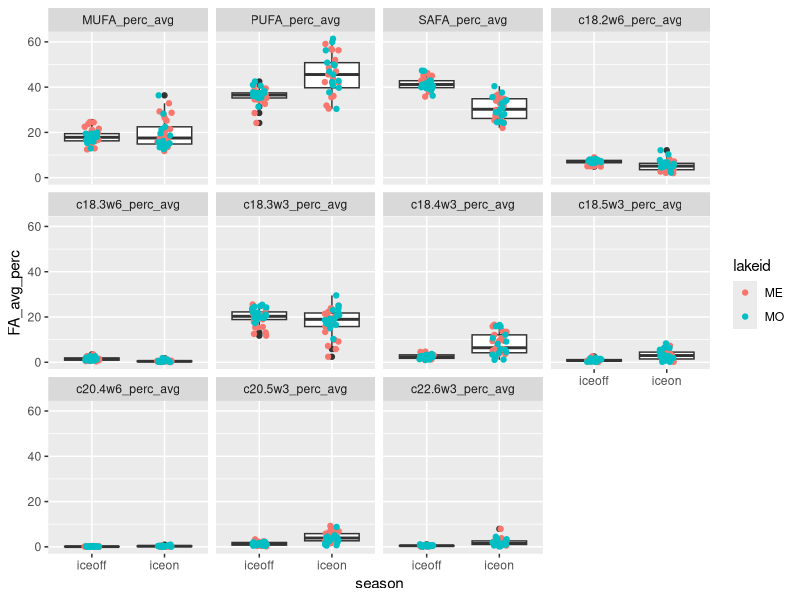
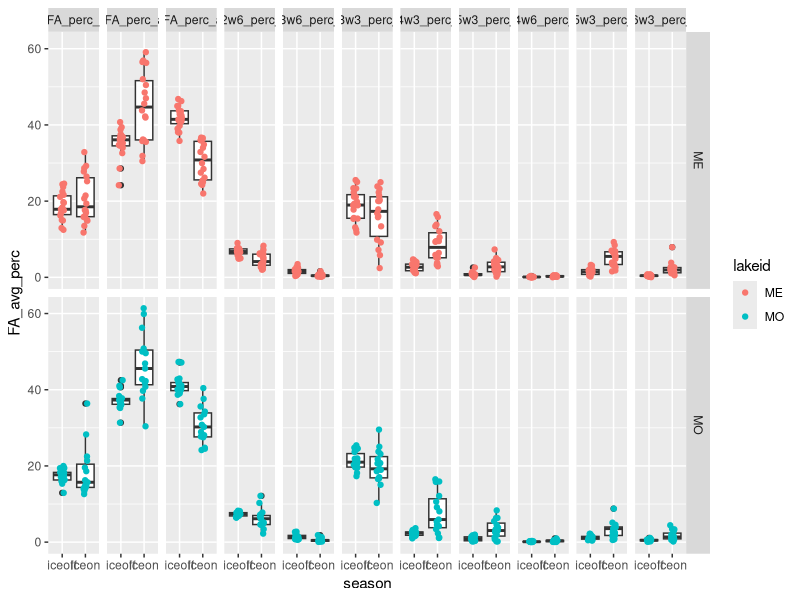
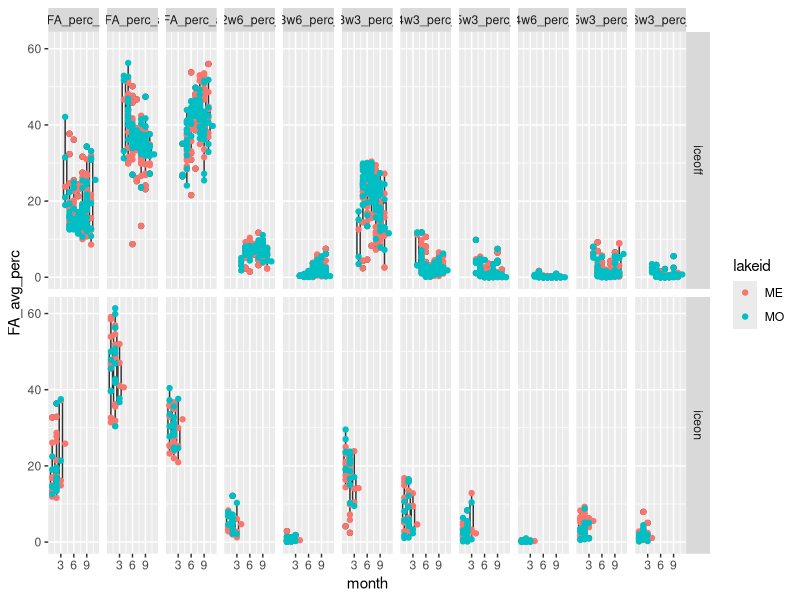
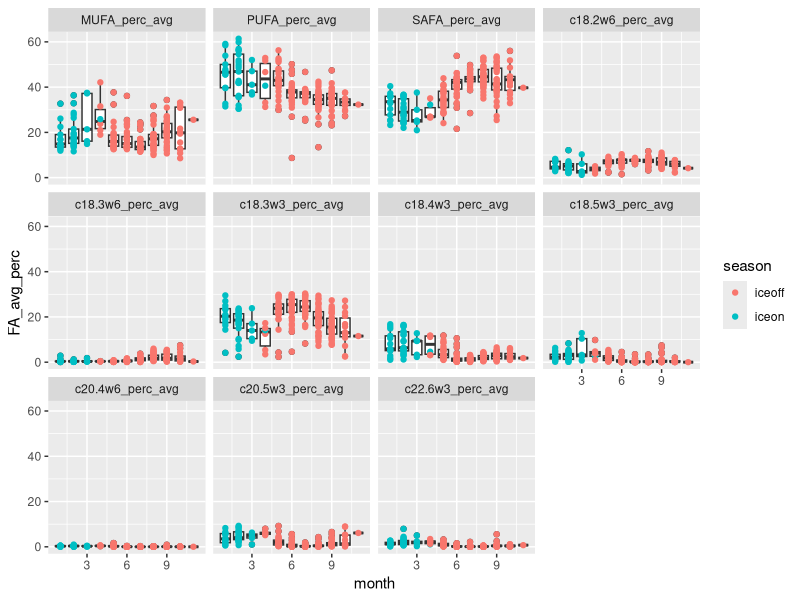
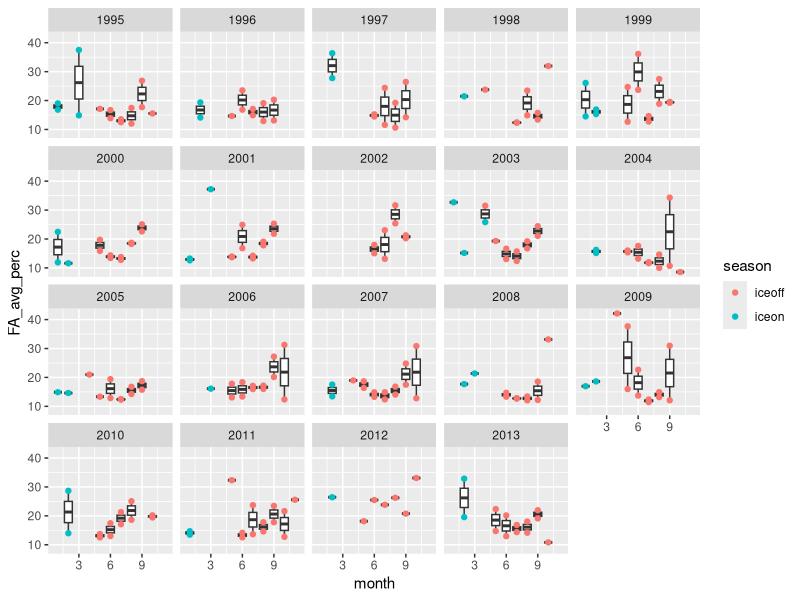
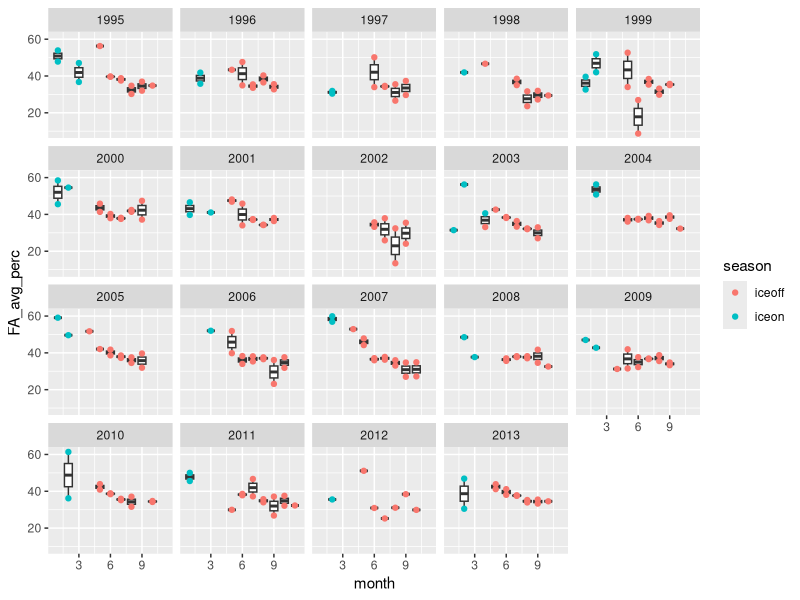
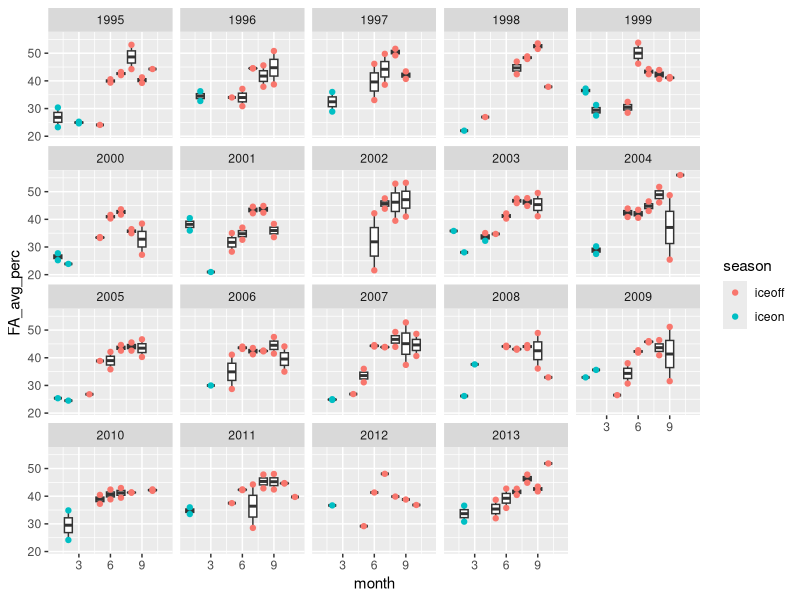
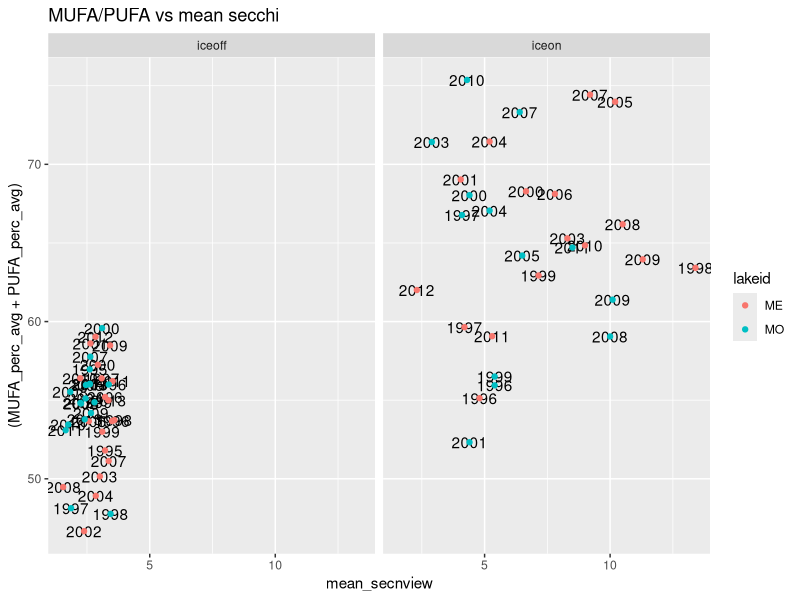

The R script that drew these images, in order:
# ============================================================== #
## ========================= OVERVIEW ========================= ##
# ============================================================== #

# Looking at iceon/iceoff community FA profiles
# Only using Lakes Mendota and Monona from LTER,
# as they have equivalent iceon/iceoff paired data
# Using AG PLoS paper FA dataset, with some aggregation/crosswalking
# to match LTER data.

# ============================================================== #
## =================== DATA WRANGLING STEPS =================== ##
# ============================================================== #

# 1) LTER data - read in, format dates, keep only ME/MO
# 2) read in iceon/iceoff data (ecology letters paper)
# 3) tag LTER data with season, keep only iceon/iceoff
# 4) aggregate LTER samples to month (mean taxa biomass by lake/year/month)
# 5) identify genera <5% of any sample - remove these genera
# 6) calculate dry weight (20% of wet weight)
# 7) read in FA PLoS data - keep freshwater, proportion data
# --> 7.5) fix FA/LTER group/division matches (see crosswalk.xlsx)
# 8) aggregate FA to genus and division level profiles
# 9) aggregate biomass to genus level
# 10) tag LTER data with whether has matching division/Group or genus in FA data
# 11) merge LTER with FA data (genus, division, NA matches)
# 12) weight FA data by biomass dry weight / total biomass 
#     (genus-level FA, independent of biomass)
# 13) aggregated weighted to community level 



# ============================================================== #
## ====================== SCRIPT BEGINS ======================= ##
# ============================================================== #

#load packages
library(dplyr)
library(reshape2)
library(tidyr)
library(lubridate)
library(vegan)
library(RColorBrewer)
library(ggplot2)

# ============================================================================
# ----> read in LTER phyto data

#read in, format dates so can stack ok 

madison <- read.csv("../Data/ntl88_v7.csv", stringsAsFactors = FALSE) %>% 
  mutate(date = as.Date(sampledate, format = "%m/%d/%Y")) %>% 
  select(-sampledate)

#only madison lakes have matching iceon/iceoff data
lter_lakes <- madison %>% 
  filter(lakeid %in% c("MO", "ME"))

#keep only necessary files
lter_lakes <- lter_lakes %>% 
  mutate(month = month(date),
         year = year(date)) %>% 
  select(lakeid, year, month, date, sta, depth_range, 
         division, genus, taxa_name, biomass_conc)

#=============================================================================
# ----> read in under ice data, for ice on/off timing
seasons_orig <- read.csv("../Data/under_ice_data.csv", stringsAsFactors = FALSE)

#keep only wisconsin, cols of interest, make start and end full dates
seasons_wisc <- seasons_orig %>% 
  filter(lakeregloc == "Wisconsin") %>% 
  select(year, season, lakename, lakeregloc, 
         startday, startmonth, startyear, 
         endday, endmonth, endyear) %>% #, 
  #iceduration, periodn, photicdepth, 
  #icedepth, snowdepth, airtemp) %>% 
  mutate(startmonum = match(startmonth, month.abb),
         endmonum = match(endmonth, month.abb)) %>% 
  mutate(startdate = paste(startyear, startmonum, startday, sep = "-"),
         enddate = paste(endyear, endmonum, endday, sep = "-"))

#unique(seasons_wisc$lakename)
#unique(lter_lakes$lakeid) %>% sort()

#make lakeid to match
seasons_lakes <- seasons_wisc %>% 
  mutate(lakeid = ifelse(lakename == "Lake Mendota", "ME", NA),
         lakeid = ifelse(lakename == "Lake Monona", "MO", lakeid)) %>% 
  select(season, lakeid, year, startdate, enddate) %>% 
  filter(lakeid %in% c("ME", "MO"))

# Note: we are losing the 2014/2015/2016 data by using this to subset
# we may want to go back to raw LTER ice data to get 2014/2015/2016 iceon/iceoff dates

#=============================================================================
# ----> LTER ice duration data (for seasons)

#this gets the ice, but we don't have the summer stratified period
#(which is problematic...)

#read in LTER ice duration data
duration <- read.csv("../Data/ntl33_v4.csv", stringsAsFactors = FALSE)

#look like what we need
head(duration)

#keep only relevant info
duration_relevant <- duration %>%
  #only interested in Mendota, Monona
  filter(lakeid %in% c("ME", "MO")) %>% 
  #can narrow down year range
  filter(year4 >= 1990)

#not sure what to do about this

#=============================================================================
# ----> tag data with season

lter_dates_only <- lter_lakes %>% 
  select(lakeid, year, date) %>% 
  unique() %>% 
  rename(sample_year = year) %>% 
  arrange(lakeid, sample_year)

#make seasons wide format to can have column "start", "sample", and "end" dates
seasons_lakes_wide <- seasons_lakes %>% 
  melt(id.vars = c("lakeid", "year", "season"), variable.name = "category", value.name = "date") %>% 
  mutate(seasons_category = paste(season, category, sep = "_")) %>% 
  select(-season, -category) %>% 
  dcast(lakeid + year ~ seasons_category, value.var = "date") %>% 
  rename(winter_yr = year) %>% 
  select(lakeid, winter_yr, iceon_startdate, iceon_enddate, iceoff_startdate, iceoff_enddate)

#we're only interested in iceon/iceoff
#(looking at ice vs stratified patterns in FA)

lter_seasons_pre <- merge(lter_dates_only, seasons_lakes_wide,
                      by = c("lakeid"), all.x = TRUE) %>% 
  #tag seasons with iceon/iceoff (NA if not fall within start/end dates)
  mutate(season = ifelse(date >= iceon_startdate & date <= iceon_enddate, "iceon", NA),
         season = ifelse(date >= iceoff_startdate & date <= iceoff_enddate, "iceoff", season)) %>% 
  #keep only samples that fall within iceon or iceoff
  filter(!is.na(season))

#merge back to full lter data
lter_seasons <- lter_seasons_pre %>% 
  #group things by *winter* year
  select(lakeid, date, winter_yr, season) %>% 
  merge(lter_lakes, by = c("lakeid", "date")) %>% 
  select(-year)

#=============================================================================
# ----> aggregate samples to month

#aggregate to month within *winter* year and lake (ignore station and depth for now)
#since ignoring "other" seasons, shouldn't have issue of sample dates across seasons

#using mean since some dates have multiple samples per month, while others have one or none
#using averages to account for multiple within-month samples, make comparable

lter_month <- lter_seasons %>% 
  #monthly taxa mean biomass (across stations and depth)
  group_by(lakeid, winter_yr, season, month, division, genus, taxa_name) %>% 
  summarize(biomass_ww_m = mean(biomass_conc, na.rm = TRUE)) %>% 
  as.data.frame()

#check out number of years
# lter_month %>% 
#   select(lakeid, winter_yr, season) %>% 
#   group_by(lakeid, season) %>% 
#   summarize(n = n_distinct(winter_yr))


#========================================================================
# ----> identify <5% of samples

#identify contributors (genus-level) <5% of any sample any date (within lake)
#use wet weight (shouldn't matter)

#find contributions to biomass, in terms of %
lter_contribs <- lter_month %>% 
  #for each lake/year/month, find total biomass
  group_by(lakeid, winter_yr, month) %>% 
  mutate(total_bm = sum(biomass_ww_m)) %>% 
  ungroup() %>% 
  #for lake/date, find genus biomass
  group_by(lakeid, winter_yr, month, genus) %>% 
  mutate(genus_bm = sum(biomass_ww_m)) %>% 
  as.data.frame() %>% 
  select(-taxa_name, -biomass_ww_m) %>% 
  #find percent genus biomass of total biomass
  mutate(perc_genus_bm = genus_bm / total_bm * 100) %>% 
  ungroup()  

#find genera that are ever over 5% of a sample BY LAKE
lter_high_contrib <- lter_contribs %>% 
  filter(perc_genus_bm >= 0.05)

lter_high_contrib_genera <- lter_high_contrib %>% 
  select(lakeid, genus) %>% 
  unique() %>% 
  arrange(lakeid, genus) %>% 
  mutate(high_p = "present")

#find genera that are NOT ever over 5% of a sample
lter_low_contrib <- lter_contribs %>% 
  filter(perc_genus_bm < 0.05) 

lter_low_contrib_genera <- lter_low_contrib %>% 
  select(lakeid, genus) %>% 
  unique() %>% 
  arrange(lakeid, genus) %>% 
  mutate(low_p = "present")

#merge, keep ones that are present in low and not in high
#(i.e., those that are never >=5% of a sample)
lter_remove_5 <- merge(lter_high_contrib_genera, lter_low_contrib_genera,
                       by = c("lakeid", "genus"), all = TRUE) %>% 
  #these are ones that are never >=5% of a lake sample
  filter(low_p == "present" & is.na(high_p))


#========================================================================
# ----> LTER after removals of low contributors

#by lake/date - total genus biomass AFTER remove low contribs
lter_after_remove <- lter_month %>% 
  #remove low contributors by lake and genus
  filter( !((lakeid %in% lter_remove_5$lakeid) & (genus %in% lter_remove_5$genus)) ) 

#add a dry weight biomass column
lter_use <- lter_after_remove %>% 
  mutate(biomass_dw = 0.20 * biomass_ww_m)


#========================================================================
# ----> read in fatty acid profiles

# read in PLoS fatty acid dataset
fa <- read.csv("../Data/PLoS_supp/S1_Dataset.csv", stringsAsFactors = FALSE)

#only want freshwater
#fa %>% group_by(Salinity) %>% summarize(n = length(Salinity))
fa_fresh <- filter(fa, Salinity == 0)

#want only proportion data
fa_fresh_prop <- filter(fa_fresh, Data == "prop")

#for now, we don't care about the experimental info
fa_fresh_prop_small <- fa_fresh_prop %>% 
  select(Group, Class, Order, Genus, species,
         sumSAFA, sumMUFA, sumPUFA,
         c18.2w6, c18.3w6, c18.3w3,
         c18.4w3, c18.5w3, 
         c20.4w6, c20.5w3, c22.6w3)

#========================================================================
# ----> fix FA/LTER group/division matches

#existing matches: Chlorophyta, Cryptophyta, Rhodophyta

#make match at group/division level: 
#   Cyanobacteria (FA) = Cyanophyta (LTER)
#   Dinophyta (FA) = Pyrrhophyta (LTER)
#   Euglenozoa (FA) = Euglenophyta (LTER)

#match division to non-group
#   Chrysophyta (LTER) = class Chrysophyceae (FA)
#   Xanthophyta (LTER) = class Xanthophyceae (FA)
#   Haptophyta (LTER) = genus Chromulina (FA)
#   Bacillariophyta (LTER) = average of classes 
#                 Bacillariophyceae, Fragilariophyceae, Coscinodiscophyceae (FA)
#       [Bacillariophyta is multiple classes - for these 3 classes, find average FA profile]

fa_fix <- fa_fresh_prop_small %>% 
  #first, match at group level
  mutate(GroupDiv = ifelse(Group == "Cyanobacteria", "Cyanophyta", Group),
         GroupDiv = ifelse(Group == "Dinophyta", "Pyrrhophyta", GroupDiv),
         GroupDiv = ifelse(Group == "Euglenozoa", "Euglenophyta", GroupDiv),
         #match at single class level
         GroupDiv = ifelse(Class == "Chrysophyceae", "Chrysophyta", GroupDiv),
         GroupDiv = ifelse(Class == "Xanthophyceae", "Xanthophyta", GroupDiv),
         #match at genus level
         GroupDiv = ifelse(Genus == "Chromulina", "Haptophyta", GroupDiv),
         #Bacillariophyta is multiple classes
         GroupDiv = ifelse(Class %in% c("Bacillariophyceae", "Fragilariophyceae", "Coscinodiscophyceae"),
                           "Bacillariophyta", GroupDiv))

# fa_fix %>% select(Group, GroupDiv) %>% unique()
# fa_fix %>% filter(GroupDiv %in% c("Bacillariophyta", "Xanthophyta")) %>% select(Group, Class, GroupDiv) %>% unique()
# fa_fix %>% filter(GroupDiv == "Haptophyta") %>% select(Group, Class, Genus, GroupDiv) %>% unique()
# #yes, works as it should


#========================================================================
# ----> tag LTER data with whether matching genus/division in FA data

lter_fa_tag <- lter_use %>%
  #tag at which level it matches
  #not that groupdiv level is a combination of groups/classes/genus
  mutate(cat = ifelse(division %in% fa_fix$GroupDiv, "groupdiv", NA)) %>%
  mutate(cat = ifelse(genus %in% fa_fix$Genus, "genus", cat))

tags <- lter_fa_tag %>% select(division, genus, cat) %>% unique()

# unique(fa_fix$GroupDiv) %>% sort()
# unique(lter_use$division) %>% sort()


#========================================================================
# ----> find FA genus and division-level profiles

#within genus, what's the average FA profile
fa_genus <- fa_fix %>% 
  group_by(GroupDiv, Genus) %>% 
  summarize(gen_avg_sumSAFA = mean(sumSAFA),
            gen_avg_sumMUFA = mean(sumMUFA),
            gen_avg_sumPUFA = mean(sumPUFA),
            gen_avg_c18.2w6 = mean(c18.2w6),
            gen_avg_c18.3w6 = mean(c18.3w6),
            gen_avg_c18.3w3 = mean(c18.3w3),
            gen_avg_c18.4w3 = mean(c18.4w3),
            gen_avg_c18.5w3 = mean(c18.5w3),
            gen_avg_c20.4w6 = mean(c20.4w6),
            gen_avg_c20.5w3 = mean(c20.5w3),
            gen_avg_c22.6w3 = mean(c22.6w3)) %>% 
  as.data.frame()

#within group/div (FA/LTER fixed croswalk), what's the average FA profile
fa_groupdiv <- fa_fix %>% 
  group_by(GroupDiv) %>% 
  summarize(grpdiv_avg_sumSAFA = mean(sumSAFA),
            grpdiv_avg_sumMUFA = mean(sumMUFA),
            grpdiv_avg_sumPUFA = mean(sumPUFA),
            grpdiv_avg_c18.2w6 = mean(c18.2w6),
            grpdiv_avg_c18.3w6 = mean(c18.3w6),
            grpdiv_avg_c18.3w3 = mean(c18.3w3),
            grpdiv_avg_c18.4w3 = mean(c18.4w3),
            grpdiv_avg_c18.5w3 = mean(c18.5w3),
            grpdiv_avg_c20.4w6 = mean(c20.4w6),
            grpdiv_avg_c20.5w3 = mean(c20.5w3),
            grpdiv_avg_c22.6w3 = mean(c22.6w3)) %>% 
  as.data.frame()


#========================================================================
# ----> aggregate biomass to GENUS
# when missing genus, stick with GENUS biomass but sub in DIVISION fatty acid profile

#aggregate biomass to genus
lter_level_bm <- lter_use %>% 
  group_by(lakeid, winter_yr, season, month, division, genus) %>% 
  summarize(bm_ww_g = sum(biomass_ww_m, na.rm = TRUE),
         bm_drw_g = sum(biomass_dw, na.rm = TRUE)) %>% 
  as.data.frame() 

#merge with tag info
lter_level_bm_tag <- merge(lter_level_bm, tags, by = c("division", "genus"), all = TRUE)

# lter_level_bm_tag %>%
#   select(division, genus, cat) %>%
#   unique() %>%
#   group_by(cat) %>%
#   summarize(n = length(cat)) %>%
#   as.data.frame()

#        cat  n
# 1    genus 35
# 2 groupdiv 95
# 3     <NA>  1

#========================================================================
# ----> merge with FA profiles

# --> genus level FA - matches genus-level biomass
# merges GENUS level biomass with GENUS level FA profiles
tags_fa_genus <- lter_level_bm_tag %>% 
  #only looking at genus-level matches
  filter(cat == "genus") %>% 
  #rename for downstream stacking
  rename(biomass_wet_weight = bm_ww_g,
         biomass_dry_weight = bm_drw_g) %>% 
  #merge with FA genus level data
  merge(fa_genus,  
        by.x = "genus", by.y = "Genus",
        all.x = TRUE) %>% 
  #organize columns
  select(GroupDiv, genus, cat, lakeid, winter_yr, month, season,
         biomass_wet_weight, biomass_dry_weight,
         gen_avg_sumSAFA,
         gen_avg_sumMUFA,
         gen_avg_sumPUFA,
         gen_avg_c18.2w6,
         gen_avg_c18.3w6,
         gen_avg_c18.3w3,
         gen_avg_c18.4w3,
         gen_avg_c18.5w3,
         gen_avg_c20.4w6,
         gen_avg_c20.5w3,
         gen_avg_c22.6w3)

#remove labels in headers
names(tags_fa_genus) <- gsub("gen_avg_", "", names(tags_fa_genus))

# --> division level FA - matches division level biomass
# merges GENUS level biomass with DIVISION level FA profiles
# (missing genera in FA get division level FA)
tags_fa_groupdiv <- lter_level_bm_tag %>% 
  #keep only those matching at groupdiv level
  filter(cat == "groupdiv") %>% 
  #rename for downstream stacking
  rename(biomass_wet_weight = bm_ww_g,
         biomass_dry_weight = bm_drw_g) %>% 
  #merge with FA division/group level data
  #merge with FA genus level data
  merge(fa_groupdiv,  
        by.x = "division", by.y = "GroupDiv",
        all.x = TRUE) %>% 
  rename(GroupDiv = division) %>% 
  #organize columns
  select(GroupDiv, genus, cat, lakeid, winter_yr, month, season,
         biomass_wet_weight, biomass_dry_weight,
         grpdiv_avg_sumSAFA,
         grpdiv_avg_sumMUFA,
         grpdiv_avg_sumPUFA,
         grpdiv_avg_c18.2w6,
         grpdiv_avg_c18.3w6,
         grpdiv_avg_c18.3w3,
         grpdiv_avg_c18.4w3,
         grpdiv_avg_c18.5w3,
         grpdiv_avg_c20.4w6,
         grpdiv_avg_c20.5w3,
         grpdiv_avg_c22.6w3)

#remove labels in headers
names(tags_fa_groupdiv) <- gsub("grpdiv_avg_", "", names(tags_fa_groupdiv))

# --> does NOT have associated FA
#leaving biomass at genus level
tags_fa_NA <- lter_level_bm_tag %>% 
  filter(is.na(cat)) %>% 
  rename(biomass_wet_weight = bm_ww_g,
         biomass_dry_weight = bm_drw_g) %>% 
  rename(GroupDiv = division) %>% 
  select(GroupDiv, genus, cat, lakeid, winter_yr, month, season,
         biomass_wet_weight, biomass_dry_weight) %>% 
  #add NA columns
  mutate(          sumSAFA = NA,
                   sumMUFA = NA,
                   sumPUFA = NA,
                   c18.2w6 = NA,
                   c18.3w6 = NA,
                   c18.3w3 = NA,
                   c18.4w3 = NA,
                   c18.5w3 = NA,
                   c20.4w6 = NA,
                   c20.5w3 = NA,
                   c22.6w3 = NA)

# --> merge together
full_dat <- rbind(tags_fa_genus, tags_fa_groupdiv, tags_fa_NA)


#========================================================================
# ----> weight FA profiles by biomass

# Data == "prop" is FA % of dry weight
# so it's a fatty acid proportion of dry weight (of genus or division, by cat)

# What we want is "what are the average proportions of SAFA, MUFA, PUFA 
# present in the community, irrespective of total biomass?" 
# (i.e. we know there is higher biomass in summer - the Circus Circus buffet)
# SH: pretty sure that what we want then is:(biomass_dry_weight * sumSAFA)/total dry weight

full_dat_weighted <- full_dat %>% 
  #find total dry weight biomass for each *sample point*
  group_by(lakeid, winter_yr, season, month) %>% 
  mutate(sample_date_dry_weight_total = sum(biomass_dry_weight)) %>% 
  ungroup() %>% 
  #weight FA by biomass - per row (genus within sample date)
  #if FA is % dry weight, then FA * dry weight = biomass of that FA
  #here, sample_date_dry_weight_total is community-level biomass
  #FA props are genus-level
  mutate(sumSAFA_prop = (biomass_dry_weight * sumSAFA)/sample_date_dry_weight_total,
         sumMUFA_prop = (biomass_dry_weight * sumMUFA)/sample_date_dry_weight_total,
         sumPUFA_prop = (biomass_dry_weight * sumPUFA)/sample_date_dry_weight_total,
         c18.2w6_prop = (biomass_dry_weight * c18.2w6)/sample_date_dry_weight_total,
         c18.3w6_prop = (biomass_dry_weight * c18.3w6)/sample_date_dry_weight_total,
         c18.3w3_prop = (biomass_dry_weight * c18.3w3)/sample_date_dry_weight_total,
         c18.4w3_prop = (biomass_dry_weight * c18.4w3)/sample_date_dry_weight_total,
         c18.5w3_prop = (biomass_dry_weight * c18.5w3)/sample_date_dry_weight_total,
         c20.4w6_prop = (biomass_dry_weight * c20.4w6)/sample_date_dry_weight_total,
         c20.5w3_prop = (biomass_dry_weight * c20.5w3)/sample_date_dry_weight_total,
         c22.6w3_prop = (biomass_dry_weight * c22.6w3)/sample_date_dry_weight_total) %>% 
  as.data.frame()

#filter(full_dat_weighted, lakeid == "MO" & winter_yr == 2002 & month == 8)

#keep only columns of interest
full_dat_weighted_small <- full_dat_weighted %>% 
  select(GroupDiv, genus, cat, lakeid, winter_yr, month, season, 
         sumSAFA_prop, sumMUFA_prop, sumPUFA_prop,
         c18.2w6_prop, c18.3w6_prop, c18.3w3_prop,
         c18.4w3_prop, c18.5w3_prop,
         c20.4w6_prop, c20.5w3_prop, c22.6w3_prop)

#write to csv
write.csv(full_dat_weighted_small, "../Data/LTER_madison_FA_weighted_groupdiv.csv", row.names = FALSE)

#this is basically saying:
#for each time point, a genus has some proportion FAs
#we want to aggregate to community, then to season

#ADD UP all MUFA/PUFA/SAFA within a community
#to get community-level amount
#I have proved to myself using pen, paper, and basic algebra that this will work

full_dat_weighted_date_FA <- full_dat_weighted_small %>% 
  #get community-level FA props for each time point
  group_by(lakeid, winter_yr, month, season) %>% 
  summarize(MUFA_perc = sum(sumMUFA_prop, na.rm = TRUE),
            PUFA_perc = sum(sumPUFA_prop, na.rm = TRUE),
            SAFA_perc = sum(sumSAFA_prop, na.rm = TRUE),
            c18.2w6_perc = sum(c18.2w6_prop, na.rm = TRUE),
            c18.3w6_perc = sum(c18.3w6_prop, na.rm = TRUE),
            c18.3w3_perc = sum(c18.3w3_prop, na.rm = TRUE),
            c18.4w3_perc = sum(c18.4w3_prop, na.rm = TRUE),
            c18.5w3_perc = sum(c18.5w3_prop, na.rm = TRUE),
            c20.4w6_perc = sum(c20.4w6_prop, na.rm = TRUE),
            c20.5w3_perc = sum(c20.5w3_prop, na.rm = TRUE),
            c22.6w3_perc = sum(c22.6w3_prop, na.rm = TRUE)) %>% 
  as.data.frame()

# summary(full_dat_weighted_date_FA) 

# #now aggregate to season - find average MUFA/PUFA/SAFA profile for each season (all years, boths lakes)
# full_dat_weighted_date_FA %>% 
#   group_by(season) %>% 
#   summarize(MUFA_perc_avg = mean(MUFA_perc),
#             PUFA_perc_avg = mean(PUFA_perc),
#             SAFA_perc_avg = mean(SAFA_perc)) %>% 
#   as.data.frame()
# #doesn't quite add up to 100%, more like 95%, but not unexpected since on average

#aggregate to lake/month/year/season
full_dat_weighted_month_season_FA <- full_dat_weighted_date_FA %>% 
  #aggregate across months within season, find average FAs
  group_by(lakeid, winter_yr, season, month) %>% 
  summarize(MUFA_perc_avg = mean(MUFA_perc, na.rm = TRUE),
            PUFA_perc_avg = mean(PUFA_perc, na.rm = TRUE),
            SAFA_perc_avg = mean(SAFA_perc, na.rm = TRUE),
            c18.2w6_perc_avg = mean(c18.2w6_perc, na.rm = TRUE),
            c18.3w6_perc_avg = mean(c18.3w6_perc, na.rm = TRUE),
            c18.3w3_perc_avg = mean(c18.3w3_perc, na.rm = TRUE),
            c18.4w3_perc_avg = mean(c18.4w3_perc, na.rm = TRUE),
            c18.5w3_perc_avg = mean(c18.5w3_perc, na.rm = TRUE),
            c20.4w6_perc_avg = mean(c20.4w6_perc, na.rm = TRUE),
            c20.5w3_perc_avg = mean(c20.5w3_perc, na.rm = TRUE),
            c22.6w3_perc_avg = mean(c22.6w3_perc, na.rm = TRUE)) %>% 
  as.data.frame()

#aggregate to lake/year/season
full_dat_weighted_yr_season_FA <- full_dat_weighted_date_FA %>% 
  #aggregate across months within season, find average FAs
  group_by(lakeid, winter_yr, season) %>% 
  summarize(MUFA_perc_avg = mean(MUFA_perc, na.rm = TRUE),
            PUFA_perc_avg = mean(PUFA_perc, na.rm = TRUE),
            SAFA_perc_avg = mean(SAFA_perc, na.rm = TRUE),
            c18.2w6_perc_avg = mean(c18.2w6_perc, na.rm = TRUE),
            c18.3w6_perc_avg = mean(c18.3w6_perc, na.rm = TRUE),
            c18.3w3_perc_avg = mean(c18.3w3_perc, na.rm = TRUE),
            c18.4w3_perc_avg = mean(c18.4w3_perc, na.rm = TRUE),
            c18.5w3_perc_avg = mean(c18.5w3_perc, na.rm = TRUE),
            c20.4w6_perc_avg = mean(c20.4w6_perc, na.rm = TRUE),
            c20.5w3_perc_avg = mean(c20.5w3_perc, na.rm = TRUE),
            c22.6w3_perc_avg = mean(c22.6w3_perc, na.rm = TRUE)) %>% 
  as.data.frame()
#note: doesn't add up to quite 100% (working with averages)
#also, data only goes to 2013 (may need to adjust iceon/iceoff dates from raw LTER snow/ice data)

summary(full_dat_weighted_yr_season_FA)
#MUFA: 11-36
#PUFA: 24-61
#SAFA: 22-47

#write to csv
write.csv(full_dat_weighted_yr_season_FA, "../Data/LTER_Madison_weighted_year_season_FA.csv", row.names = FALSE)

# ============================================================== #
## ========= END OF DATA WRANGLING - ANALYSIS BEGINS ========== ##
# ============================================================== #

# ----> make lake/year/season data long for plotting and analysis

dat_yr_long <- full_dat_weighted_yr_season_FA %>% 
  melt(id.vars = c("lakeid", "winter_yr", "season")) %>% 
  rename(FA_type = variable, FA_avg_perc = value)

#check out data
head(dat_yr_long)

#plot it up - FAs by season
ggplot(data=dat_yr_long, aes(x=season, y=FA_avg_perc)) +
  #boxplot
  geom_boxplot() +
  #points, not overlapping, colored by lake
  geom_jitter(width = 0.1, aes(color = lakeid)) +
  #split by FA type
  facet_wrap(~FA_type)

#MUFA shows no diff, but PUFA/SAFA do:
#PUFA higher in winter, SAFA higher in summer
  
#try ANOVAs - looking at lakes together

#MUFA
mufa1 <- aov(FA_avg_perc ~ season, dat = filter(dat_yr_long, FA_type == "MUFA_perc_avg"))
summary(mufa1) #p=0.175- does not differ by season

#PUFA
pufa1 <- aov(FA_avg_perc ~ season, dat = filter(dat_yr_long, FA_type == "PUFA_perc_avg"))
summary(pufa1) #p<<0.001 (PUFA signif higher in winter)

#SAFA
safa1 <- aov(FA_avg_perc ~ season, dat = filter(dat_yr_long, FA_type == "SAFA_perc_avg"))
summary(safa1) #p<<0.001 (SAFA signif higher in summer)

#what if split lakes?
ggplot(data=dat_yr_long, aes(x=season, y=FA_avg_perc)) +
  #boxplot
  geom_boxplot() +
  #points, not overlapping, colored by lake
  geom_jitter(width = 0.1, aes(color = lakeid)) +
  #combos of laketype and FA type
  facet_grid(lakeid~FA_type)

#same trends - MUFA no diff, PUFA higher in winter, SAFA higher in summer

# ----> check out months within seasons (plots)

#make long
dat_month_long <- full_dat_weighted_month_season_FA %>% 
  melt(id.vars = c("lakeid", "winter_yr", "season", "month")) %>% 
  rename(FA_type = variable, FA_avg_perc = value)

#check out
head(dat_month_long)

#plot FA by category and month, between seasons, colored by lake
ggplot(data=dat_month_long, aes(x=month, y=FA_avg_perc, group = month)) +
  #boxplot
  geom_boxplot() +
  #points, colored by lake
  geom_point(aes(color = lakeid)) +
  #combos of season/FA type
  facet_grid(season ~ FA_type)

#together, colored by season not lake
ggplot(data=dat_month_long, aes(x=month, y=FA_avg_perc, group = month)) +
  #boxplot
  geom_boxplot() +
  #points, colored by season
  geom_point(aes(color = season)) +
  #split FAs to different plots
  facet_wrap(~FA_type)

#confirms: PUFA down during summer, SAFA up during summer

#only MUFA across years
ggplot(data=filter(dat_month_long, FA_type == "MUFA_perc_avg"), 
       aes(x=month, y=FA_avg_perc, group = month)) +
  #boxplot
  geom_boxplot() +
  #points, colored by season
  geom_point(aes(color = season)) +
  #years
  facet_wrap(~winter_yr)

#only PUFA across years
ggplot(data=filter(dat_month_long, FA_type == "PUFA_perc_avg"), 
       aes(x=month, y=FA_avg_perc, group = month)) +
  #boxplot
  geom_boxplot() +
  #points, colored by season
  geom_point(aes(color = season)) +
  #years
  facet_wrap(~winter_yr)

#only SAFA across years
ggplot(data=filter(dat_month_long, FA_type == "SAFA_perc_avg"), 
       aes(x=month, y=FA_avg_perc, group = month)) +
  #boxplot
  geom_boxplot() +
  #points, colored by season
  geom_point(aes(color = season)) +
  #years
  facet_wrap(~winter_yr)

#fewer samples in iceon, higher variance, when look at year/year

# ----> communities at high secchi

#from SLSP_working.R
fa_secchi <- read.csv("../Data/fa_secchi_data.csv", stringsAsFactors = FALSE)

#seasonal patterns
ggplot(fa_secchi, aes(mean_secnview, (MUFA_perc_avg + PUFA_perc_avg), label = winter_yr)) +
  geom_text() +
  geom_point(aes(color = lakeid)) +
  facet_wrap(~season) +
  ggtitle("MUFA/PUFA vs mean secchi")

#merge with lter community data frame
dat <- merge(lter_use, fa_secchi, by = c("lakeid", "winter_yr", "season"))

#what are the high secchi, high FA winter communities?
#from above plot:
dat_high <- filter(dat, lakeid == "ME" & winter_yr %in% c(1998, 2005, 2007))

#GENUS LEVEL
dat_high_agg_genus <- dat_high %>% 
  #remove some columns
  select(-month, -division, -taxa_name, -biomass_ww_m) %>% 
  #within a lake/year/season and genus
  group_by(lakeid, winter_yr, season, genus) %>% 
  #what's the TOTAL biomass (dry weight) for each GENUS
  mutate(genus_biomass_dw = sum(biomass_dw)) %>% 
  ungroup() %>% 
  select(-biomass_dw) %>% 
  unique() %>% 
  #within a lake/year/season
  group_by(lakeid, winter_yr, season) %>% 
  #what's the total biomass for ALL
  mutate(total_biomass_dw = sum(genus_biomass_dw)) %>% 
  #what's the proportion for each genus
  mutate(prop_biomass_genus = genus_biomass_dw/total_biomass_dw * 100) %>% 
  #keep only columns of interest
  select(lakeid, winter_yr, season, genus, prop_biomass_genus, mean_secnview,
         #FAs are by lake/year/season
         MUFA_perc_avg, PUFA_perc_avg, SAFA_perc_avg) %>% 
  as.data.frame() %>% 
  unique() %>% 
  #fix blanks in genus
  mutate(genus = ifelse(genus == "", "Unknown", genus))
  
#make long
dat_high_agg_genus_long <- dat_high_agg_genus %>% 
  dcast(lakeid + winter_yr + season + 
          MUFA_perc_avg + PUFA_perc_avg + SAFA_perc_avg +
          mean_secnview ~ genus, value.var = "prop_biomass_genus")
  
#DIVISION LEVEL
dat_high_agg_division <- dat_high %>% 
  #remove some columns
  select(-month, -genus, -taxa_name, -biomass_ww_m) %>% 
  #within a lake/year/season and division
  group_by(lakeid, winter_yr, season, division) %>% 
  #what's the TOTAL biomass (dry weight) for each division
  mutate(division_biomass_dw = sum(biomass_dw)) %>% 
  ungroup() %>% 
  select(-biomass_dw) %>% 
  unique() %>% 
  #within a lake/year/season
  group_by(lakeid, winter_yr, season) %>% 
  #what's the total biomass for ALL
  mutate(total_biomass_dw = sum(division_biomass_dw)) %>% 
  #what's the proportion for each division
  mutate(prop_biomass_division = division_biomass_dw/total_biomass_dw * 100) %>% 
  #keep only columns of interest
  select(lakeid, winter_yr, season, division, prop_biomass_division, mean_secnview,
         #FAs are by lake/year/season
         MUFA_perc_avg, PUFA_perc_avg, SAFA_perc_avg) %>% 
  as.data.frame() %>% 
  unique() 

#make long
dat_high_agg_division_long <- dat_high_agg_division %>% 
  dcast(lakeid + winter_yr + season + 
          MUFA_perc_avg + PUFA_perc_avg + SAFA_perc_avg +
          mean_secnview ~ division, value.var = "prop_biomass_division") %>% 
  arrange(season, winter_yr) %>% 
  filter(season == "iceon")

dat_high_agg_division_long 
#2005/2007 sort of similar...ish composition
#highest % is cryptophyta

  
# ----> OMEGAS

head(full_dat_weighted_yr_season_FA)

omegas_chains <- full_dat_weighted_yr_season_FA %>% 
    #total omega 3 prop of PUFAs
    mutate(total_omega3 = c18.3w3_perc_avg +  
             c18.4w3_perc_avg +  
             c18.5w3_perc_avg +  
             c20.5w3_perc_avg +  
             c22.6w3_perc_avg,
           #total omega 6 prop of PUFAs
           total_omega6 = c18.2w6_perc_avg +  
             c18.3w6_perc_avg +  
             c20.4w6_perc_avg,
           #total short chain PUFAs (<20 C)
           total_short_chain = c18.2w6_perc_avg + 
             c18.3w6_perc_avg + 
             c18.3w3_perc_avg + 
             c18.4w3_perc_avg + 
             c18.5w3_perc_avg,
           #total long chain PUFAs (AG defined as >= 20 C)
           total_long_chain = c20.4w6_perc_avg + 
             c20.5w3_perc_avg + 
             c22.6w3_perc_avg) %>% 
  mutate(omega6_omega3_ratio = total_omega6/total_omega3,
         #may want just long chain PUFA down the road (%)
         longchainPUFA = (total_long_chain * PUFA_perc_avg)/100,
         #total long chain is % of PUFAs that are long chain
         #divide by PUFAs prop to get ratio with SAFA
         #(i.e., proportion of ALL FATTY ACIDS that are long chain PUFAs compared to SAFA prop)
         longchainPUFA_SAFA = longchainPUFA/ SAFA_perc_avg)
      
#plot
ggplot(omegas_chains, aes(season, omega6_omega3_ratio)) +
  geom_boxplot() +
  geom_jitter(aes(color = lakeid), width = 0.1) +
  ggtitle("All lakes, omega6:omega3 ratio for PUFAs")  
